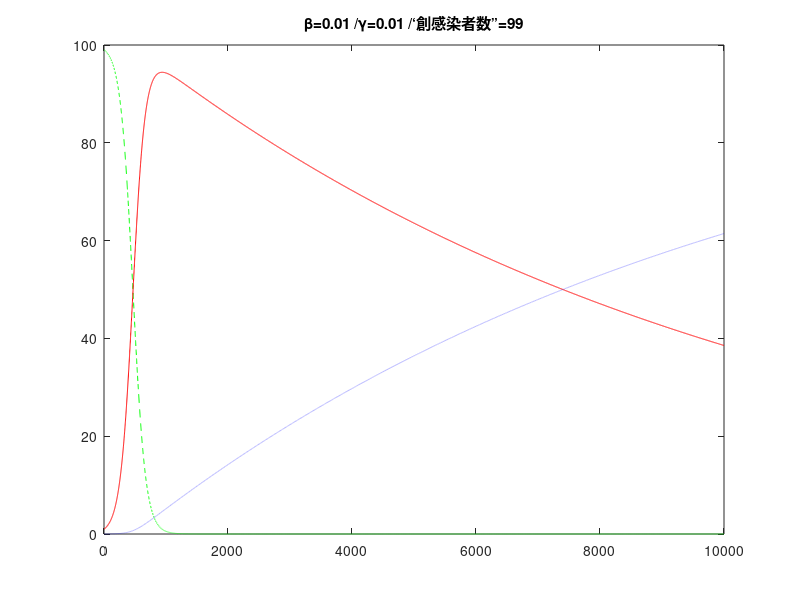

Source code (MATLAB):
dt=0.01;Tmax=10000;
S=zeros(1,Tmax);S(1)=99;%未感染者
I=zeros(1,Tmax);I(1)=1;%感染者
R=zeros(1,Tmax);R(1)=0;%回復者
b=0.01;g=0.01;
for T=1:Tmax-1
    S(T+1)=S(T)+dt*( -b*S(T)*I(T)           );
    I(T+1)=I(T)+dt*(  b*S(T)*I(T) -g*I(T)   );
    R(T+1)=R(T)+dt*(               g*I(T)   );
end
X=1:Tmax;
plot(X,S,'g--',X,I,'r',X,R,'b:');
title(strcat('β=',num2str(b),' /γ=',num2str(g),' /‘創感染者数”=',num2str(S(1)-S(Tmax)) ));
